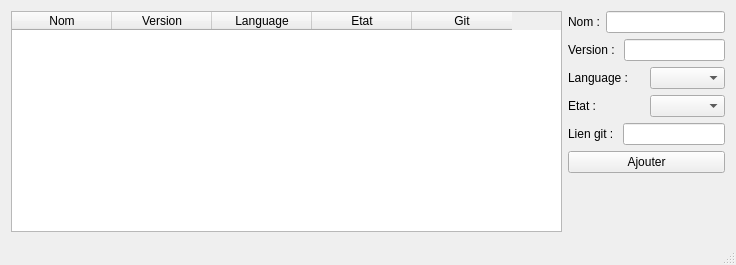
<?xml version="1.0" encoding="UTF-8"?>
<ui version="4.0">
 <class>MainWindow</class>
 <widget class="QMainWindow" name="MainWindow">
  <property name="geometry">
   <rect>
    <x>0</x>
    <y>0</y>
    <width>736</width>
    <height>265</height>
   </rect>
  </property>
  <property name="maximumSize">
   <size>
    <width>736</width>
    <height>16777215</height>
   </size>
  </property>
  <property name="windowTitle">
   <string>MainWindow</string>
  </property>
  <property name="styleSheet">
   <string notr="true"/>
  </property>
  <widget class="QWidget" name="centralWidget">
   <layout class="QHBoxLayout" name="horizontalLayout_6">
    <item>
     <widget class="QTableWidget" name="tableWidget">
      <property name="minimumSize">
       <size>
        <width>551</width>
        <height>0</height>
       </size>
      </property>
      <property name="maximumSize">
       <size>
        <width>551</width>
        <height>16777215</height>
       </size>
      </property>
      <column>
       <property name="text">
        <string>Nom</string>
       </property>
      </column>
      <column>
       <property name="text">
        <string>Version</string>
       </property>
      </column>
      <column>
       <property name="text">
        <string>Language</string>
       </property>
      </column>
      <column>
       <property name="text">
        <string>Etat</string>
       </property>
      </column>
      <column>
       <property name="text">
        <string>Git</string>
       </property>
      </column>
     </widget>
    </item>
    <item>
     <layout class="QVBoxLayout" name="verticalLayout">
      <item>
       <layout class="QHBoxLayout" name="horizontalLayout">
        <item>
         <widget class="QLabel" name="label">
          <property name="text">
           <string>Nom :</string>
          </property>
         </widget>
        </item>
        <item>
         <widget class="QLineEdit" name="lineEdit"/>
        </item>
       </layout>
      </item>
      <item>
       <layout class="QHBoxLayout" name="horizontalLayout_2">
        <item>
         <widget class="QLabel" name="label_2">
          <property name="text">
           <string>Version : </string>
          </property>
         </widget>
        </item>
        <item>
         <widget class="QLineEdit" name="lineEdit_2"/>
        </item>
       </layout>
      </item>
      <item>
       <layout class="QHBoxLayout" name="horizontalLayout_3">
        <item>
         <widget class="QLabel" name="label_3">
          <property name="text">
           <string>Language :</string>
          </property>
         </widget>
        </item>
        <item>
         <widget class="QComboBox" name="comboBox"/>
        </item>
       </layout>
      </item>
      <item>
       <layout class="QHBoxLayout" name="horizontalLayout_4">
        <item>
         <widget class="QLabel" name="label_4">
          <property name="text">
           <string>Etat : </string>
          </property>
         </widget>
        </item>
        <item>
         <widget class="QComboBox" name="comboBox_2"/>
        </item>
       </layout>
      </item>
      <item>
       <layout class="QHBoxLayout" name="horizontalLayout_5">
        <item>
         <widget class="QLabel" name="label_5">
          <property name="text">
           <string>Lien git : </string>
          </property>
         </widget>
        </item>
        <item>
         <widget class="QLineEdit" name="lineEdit_3"/>
        </item>
       </layout>
      </item>
      <item>
       <widget class="QPushButton" name="pushButton">
        <property name="text">
         <string>Ajouter</string>
        </property>
       </widget>
      </item>
      <item>
       <spacer name="verticalSpacer">
        <property name="orientation">
         <enum>Qt::Vertical</enum>
        </property>
        <property name="sizeHint" stdset="0">
         <size>
          <width>20</width>
          <height>40</height>
         </size>
        </property>
       </spacer>
      </item>
     </layout>
    </item>
   </layout>
  </widget>
  <widget class="QMenuBar" name="menuBar">
   <property name="geometry">
    <rect>
     <x>0</x>
     <y>0</y>
     <width>736</width>
     <height>20</height>
    </rect>
   </property>
  </widget>
  <widget class="QStatusBar" name="statusBar"/>
  <action name="actionAjoout_Language">
   <property name="text">
    <string>Modifier projet</string>
   </property>
  </action>
  <action name="actionQuitter">
   <property name="text">
    <string>Quitter</string>
   </property>
  </action>
  <action name="actionAjouter_language">
   <property name="text">
    <string>Ajouter language</string>
   </property>
  </action>
  <action name="actionSupprimer_projet">
   <property name="text">
    <string>Supprimer projet</string>
   </property>
  </action>
  <action name="actionQuitter_2">
   <property name="text">
    <string>Quitter</string>
   </property>
  </action>
 </widget>
 <layoutdefault spacing="6" margin="11"/>
 <resources/>
 <connections/>
</ui>
